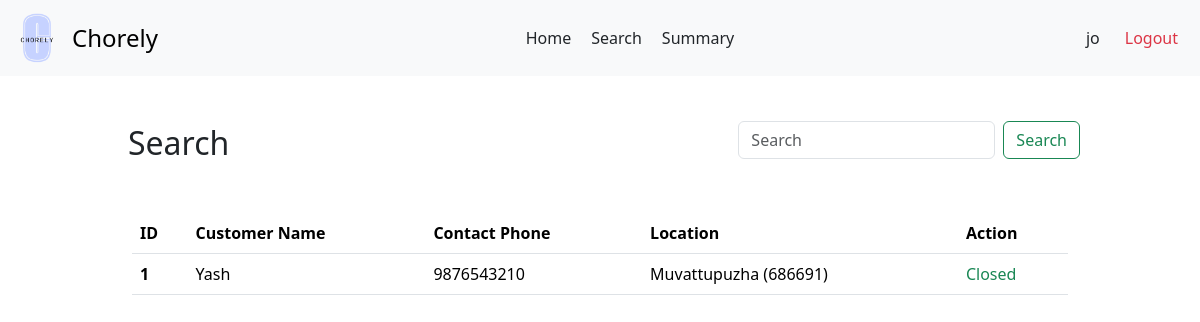
Before: /prof/1/search with the older database file.
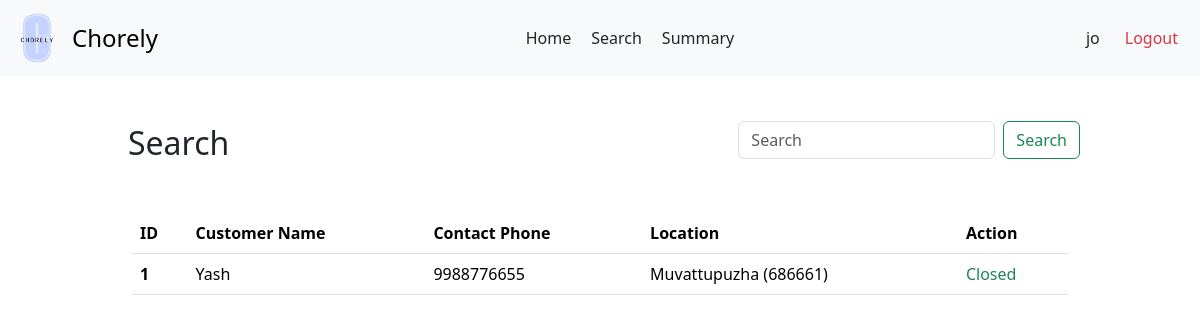
After: the same page with the newer database file.
### backend/models.py (models this page shows)
class ServiceRequests(db.Model):
    __tablename__ = 'ServiceRequests'
    request_id = db.Column(db.Integer, primary_key=True, autoincrement=True)
    service_id = db.Column(db.Integer, db.ForeignKey('Services.service_id'), nullable=False)
    customer_id = db.Column(db.Integer, db.ForeignKey('Customers.customer_id'), nullable=False)
    professional_id = db.Column(db.Integer, db.ForeignKey('ServiceProfessionals.professional_id'))
    requested_service_date = db.Column(db.Date, default=date.today())
    date_of_request = db.Column(db.Date, default=date.today())
    date_of_completion = db.Column(db.Date)
    service_status = db.Column(db.String, default='requested')
    additional_requests = db.Column(db.String)
    remarks = db.Column(db.String)
    rating = db.Column(db.Float)

class Customers(db.Model):
    __tablename__ = 'Customers'
    customer_id = db.Column(db.Integer, primary_key=True, autoincrement=True)
    user_id = db.Column(db.Integer, db.ForeignKey('Users.user_id'), unique=True, nullable=False)
    name = db.Column(db.String)
    email = db.Column(db.String)
    address = db.Column(db.String)
    pin_code = db.Column(db.String)
    phone = db.Column(db.String)
    service_requests = db.relationship('ServiceRequests', backref='customer')

### backend/professionalController.py (the view, shortened to what this page needs)
@app.route('/prof/<int:professional_id>/search', methods = ['GET', 'POST'])
def prof_search(professional_id):
  pro = ServiceProfessionals.query.get(professional_id)
  results = ServiceRequests.query.filter_by(professional_id = pro.professional_id).all()
  return render_template('prof-search.html', pro=pro, results = results)

### templates/prof-search.html (shortened to what this page needs)
<!DOCTYPE html>
<html lang="en">
<head>
  <link href="https://cdn.jsdelivr.net/npm/bootstrap@5.3.3/dist/css/bootstrap.min.css" rel="stylesheet">
  <link rel="stylesheet" href="{{ url_for('static', filename='prof-dash.css') }}">
<link rel="stylesheet" href="{{ url_for('static', filename='navbar.css') }}">
</head>
<body>
  <nav class="navbar bg-body-tertiary">
    <div class="container-fluid">
      <a class="navbar-brand d-flex align-items-center" href="#" style="text-decoration: none;">
        <img src="{{ url_for('static', filename='logo.png') }}" alt="Chorely Logo" width="50px" height="50px" id="logo">
        <span style="font-size: 1.5rem;">Chorely</span>
      </a>
      <div style="display: flex;">
        <a class="nav-link active" aria-current="page" href="/user/prof/{{ pro.user.user_id }}">Home</a>
        <a class="nav-link" href="#">Search</a>
        <a class="nav-link" href="/user/summary">Summary</a>
      </div>
      <div class="d-flex text text-end">
        <a class="nav-link" href="#">{{ pro.user.username }}</a>
        <a class="nav-link text-danger" href="/userlogin">Logout</a>
      </div>
    </div>
  </nav>
  <div id="main">
    <div id="canvas">
      <br>
      <div class="text d-flex justify-content-between align-items-center">
        <h2 class="headings">Search</h2>
        <form class="d-flex" role="search" method="post" action="/prof/{{ pro.professional_id }}/search">
          <input class="form-control me-2" type="search" placeholder="Search" aria-label="Search" name="query_string">
          <button class="btn btn-outline-success" type="submit">Search</button>
        </form>
      </div>
      <div class="py-5">
        <div class="container">
          <div class="row hidden-md-up">
            {% if results | length ==0 %}
              <div class="text text-center">
                <h5 class="headings">No results found</h5>
              </div>
            {% else %}
              <div>
                <table class="table">
                  <thead>
                    <tr>
                      <th scope="col">ID</th>
                      <th scope="col">Customer Name</th>
                      <th scope="col">Contact Phone</th>
                      <th scope="col">Location</th>
                      <th scope="col">Action</th>
                    </tr>
                  </thead>
                  <tbody>
                    {% for service in results %}
                      <tr>
                        <th scope="row">{{ loop.index }}</th>
                        <td>{{ service.customer.name }}</td>
                        <td>{{ service.customer.phone }}</td>
                        <td>{{ service.customer.address | title }} ({{ service.customer.pin_code }})</td>
                        {% if service.service_status == 'requested' %}
                          <td style="display: flex;"><a href="/user/prof/{{ pro.user_id }}/service/{{ service.request_id }}/accept" class="nav-link text-success accept-btn" >Accept</a><a href="/user/prof/{{ pro.user_id }}/service/{{ service.request_id }}/reject" class="nav-link text-danger reject-btn">Reject</a> </td>
                        {% else %}
                          <td class="text text-success">{{ service.service_status | title}}</td>
                        {% endif %}
                      </tr>
                    {% endfor %}
                  </tbody>
                </table>
              </div>
            {% endif %}
         </div>
        </div>
      </div>
  </div>
</body>
</html>

Changed rows visible on the page:
changed through a linked row, ServiceRequests "Closed": customer.phone "9876543210" → "9988776655"; customer.pin_code "686691" → "686661"
